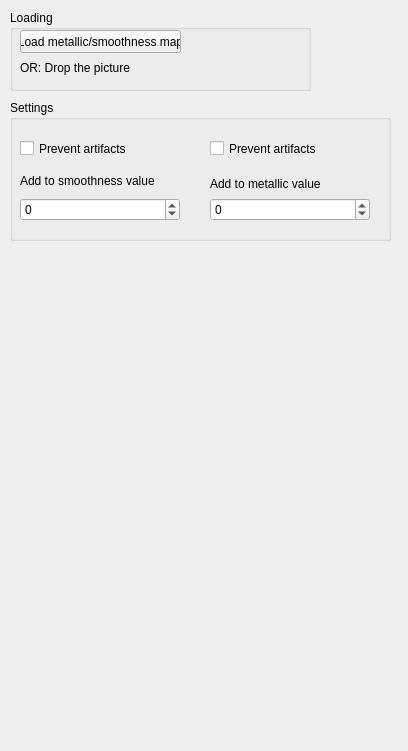
<?xml version="1.0" encoding="UTF-8"?>
<ui version="4.0">
 <class>UnitySupportGui</class>
 <widget class="QWidget" name="UnitySupportGui">
  <property name="geometry">
   <rect>
    <x>0</x>
    <y>0</y>
    <width>408</width>
    <height>751</height>
   </rect>
  </property>
  <property name="sizePolicy">
   <sizepolicy hsizetype="Minimum" vsizetype="Minimum">
    <horstretch>0</horstretch>
    <verstretch>0</verstretch>
   </sizepolicy>
  </property>
  <property name="acceptDrops">
   <bool>true</bool>
  </property>
  <property name="windowTitle">
   <string>Form</string>
  </property>
  <property name="autoFillBackground">
   <bool>false</bool>
  </property>
  <widget class="QGroupBox" name="gbLoading">
   <property name="geometry">
    <rect>
     <x>10</x>
     <y>10</y>
     <width>301</width>
     <height>81</height>
    </rect>
   </property>
   <property name="title">
    <string>Loading</string>
   </property>
   <widget class="QPushButton" name="buttonLoad">
    <property name="geometry">
     <rect>
      <x>10</x>
      <y>20</y>
      <width>161</width>
      <height>23</height>
     </rect>
    </property>
    <property name="text">
     <string>Load metallic/smoothness map</string>
    </property>
   </widget>
   <widget class="QLabel" name="label">
    <property name="geometry">
     <rect>
      <x>10</x>
      <y>50</y>
      <width>141</width>
      <height>16</height>
     </rect>
    </property>
    <property name="text">
     <string>OR: Drop the picture </string>
    </property>
   </widget>
  </widget>
  <widget class="QGroupBox" name="gbSettings">
   <property name="geometry">
    <rect>
     <x>10</x>
     <y>100</y>
     <width>381</width>
     <height>141</height>
    </rect>
   </property>
   <property name="title">
    <string>Settings</string>
   </property>
   <widget class="QWidget" name="verticalLayoutWidget">
    <property name="geometry">
     <rect>
      <x>200</x>
      <y>70</y>
      <width>160</width>
      <height>51</height>
     </rect>
    </property>
    <layout class="QVBoxLayout" name="verticalLayout_6" stretch="0,0">
     <property name="spacing">
      <number>0</number>
     </property>
     <property name="topMargin">
      <number>0</number>
     </property>
     <property name="rightMargin">
      <number>0</number>
     </property>
     <property name="bottomMargin">
      <number>0</number>
     </property>
     <item>
      <widget class="QLabel" name="label_2">
       <property name="text">
        <string>Add to metallic value</string>
       </property>
      </widget>
     </item>
     <item>
      <widget class="QSpinBox" name="sbMetallic">
       <property name="minimum">
        <number>-255</number>
       </property>
       <property name="maximum">
        <number>255</number>
       </property>
      </widget>
     </item>
    </layout>
   </widget>
   <widget class="QWidget" name="verticalLayoutWidget_2">
    <property name="geometry">
     <rect>
      <x>10</x>
      <y>70</y>
      <width>160</width>
      <height>51</height>
     </rect>
    </property>
    <layout class="QVBoxLayout" name="verticalLayout_10">
     <item>
      <widget class="QLabel" name="label_3">
       <property name="text">
        <string>Add to smoothness value</string>
       </property>
      </widget>
     </item>
     <item>
      <widget class="QSpinBox" name="sbSmoothness">
       <property name="minimum">
        <number>-255</number>
       </property>
       <property name="maximum">
        <number>255</number>
       </property>
      </widget>
     </item>
    </layout>
   </widget>
   <widget class="QCheckBox" name="cbPreventMetallic">
    <property name="geometry">
     <rect>
      <x>200</x>
      <y>40</y>
      <width>111</width>
      <height>17</height>
     </rect>
    </property>
    <property name="toolTip">
     <string>Prevents artifacts, such as value overflow.</string>
    </property>
    <property name="text">
     <string>Prevent artifacts</string>
    </property>
   </widget>
   <widget class="QCheckBox" name="cbPreventSmoothness">
    <property name="geometry">
     <rect>
      <x>10</x>
      <y>40</y>
      <width>111</width>
      <height>17</height>
     </rect>
    </property>
    <property name="toolTip">
     <string>Prevents artifacts, such as value overflow.</string>
    </property>
    <property name="text">
     <string>Prevent artifacts</string>
    </property>
   </widget>
  </widget>
 </widget>
 <resources/>
 <connections/>
</ui>
